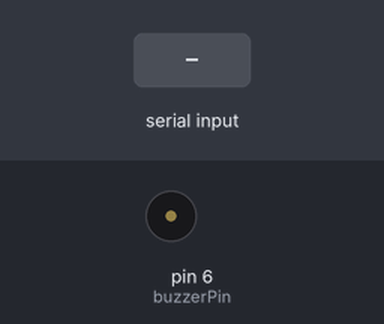
Recording of a sketch running on a simulated Arduino Uno, built with avr-gcc and run on an emulated ATmega328P. On the bench: buzzer (waves = sounding). The inputs (shaded band) are chosen by the test bench.

Above: at 1.2 s.
1.3 s: "1" received over Serial
At 1.9 s:
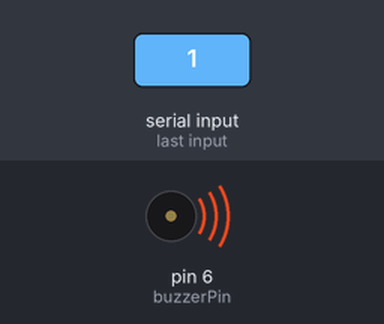
Timing chart, 0 to 4.3 s (numbered marks = the images above; inputs shaded):
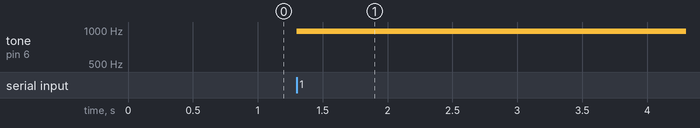

Measured:
- after the input at 1.3 s, tone on pin 6 (buzzerPin): silent → 977 Hz at once

The sketch:

morse_transmitter.ino
```cpp
#define BUZZER_VOLUME 4

#define DOT_T 200


#define DOT DOT_T
#define LINE  3*DOT
#define ELEMENT  DOT
#define CHAR  3*DOT
#define WORD  7*DOT

int morse[128] = {0};

int buzzerPin = 6;
int speed = DOT;

void setup() {
  pinMode(buzzerPin, OUTPUT);
  setChar2Morse();
  Serial.begin(115200);
}

void loop() {
  if (Serial.available() > 0) {
    int in = Serial.read();
    in = toupper(in);
    if (isalnum(in)) {
      transmit(in);
    } else if (in == ' ') {
      delay(WORD);
    }
  }
}

void transmit(char c) {
  int val = morse[c];

  // reverse bits (we transmit left to right!)
  int rval = 1; int tv = val;
  while (tv > 1) {
    rval = rval << 1;
    rval = rval + (tv - (tv & 0xfe));
    tv = tv >> 1;
  }
  val = rval;

  // transmit characters
  while (val > 1) {
    int s = val - (val & 0xfe);
    if (s == 1) {
      beep(LINE);
    } else {
      beep(DOT);
    }
    delay(ELEMENT);
    //Serial.println(val, BIN);
    val = val >> 1;
  }
  delay(CHAR);
}

void beep(int delayms) {
  analogWrite(buzzerPin, BUZZER_VOLUME);
  delay(delayms);
  analogWrite(buzzerPin ,0);
}

// dot -> 0   line -> 1   (first 1 is ignored)
void setChar2Morse() {
  morse['A'] = 0b101;
  morse['B'] = 0b11000;
  morse['C'] = 0b11010;
  morse['D'] = 0b1100;
  morse['E'] = 0b10;
  morse['F'] = 0b10010;
  morse['G'] = 0b1110;
  morse['H'] = 0b10000;
  morse['I'] = 0b100;
  morse['J'] = 0b10111;
  morse['K'] = 0b1101;
  morse['L'] = 0b10100;
  morse['M'] = 0b111;
  morse['N'] = 0b110;
  morse['O'] = 0b1111;
  morse['P'] = 0b10110;
  morse['Q'] = 0b11101;
  morse['R'] = 0b1010;
  morse['S'] = 0b1000;
  morse['T'] = 0b11;
  morse['U'] = 0b1001;
  morse['V'] = 0b10001;
  morse['W'] = 0b1011;
  morse['X'] = 0b11001;
  morse['Y'] = 0b11011;
  morse['Z'] = 0b11100;
  morse['0'] = 0b111111;
  morse['1'] = 0b101111;
  morse['2'] = 0b100111;
  morse['3'] = 0b100011;
  morse['4'] = 0b100001;
  morse['5'] = 0b100000;
  morse['6'] = 0b110000;
  morse['7'] = 0b111000;
  morse['8'] = 0b111100;
  morse['9'] = 0b111110;
}
```
